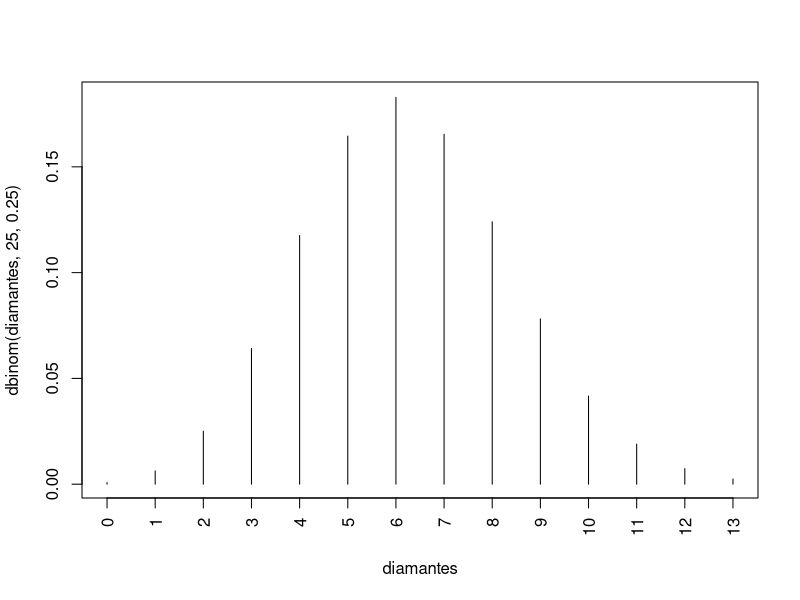
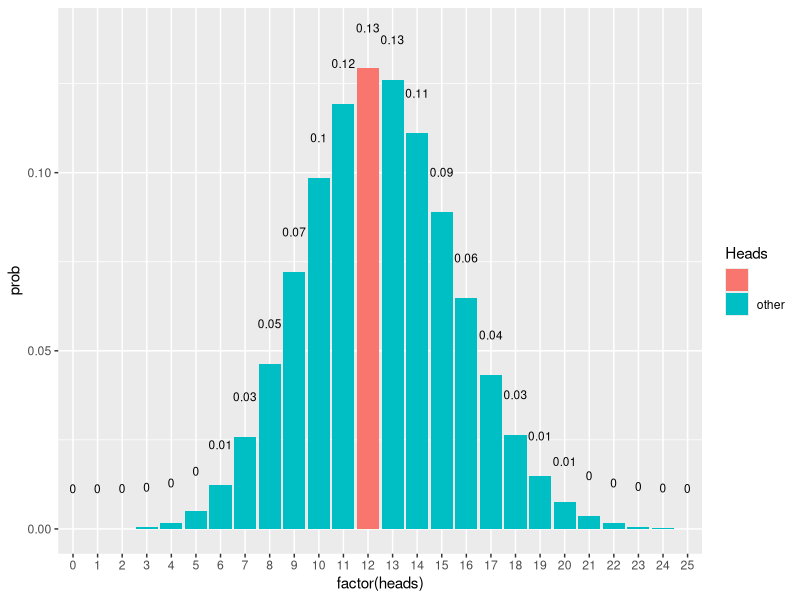
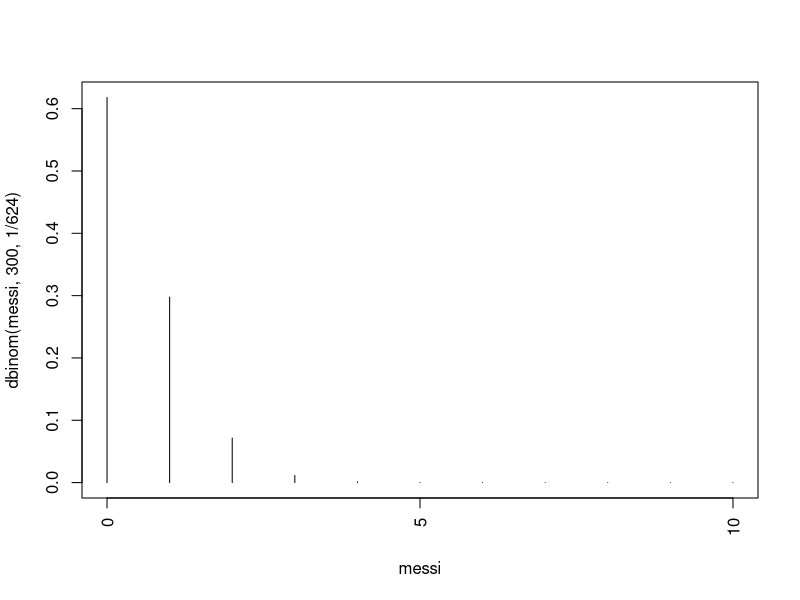
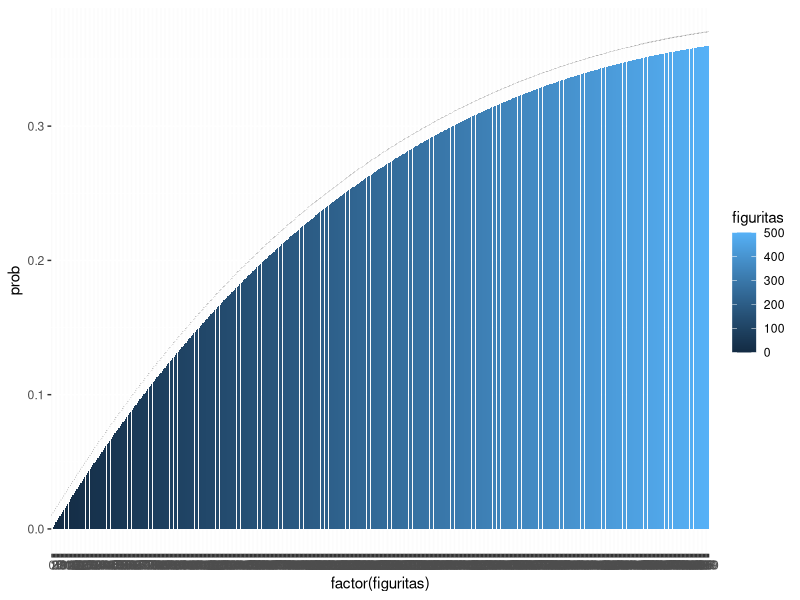
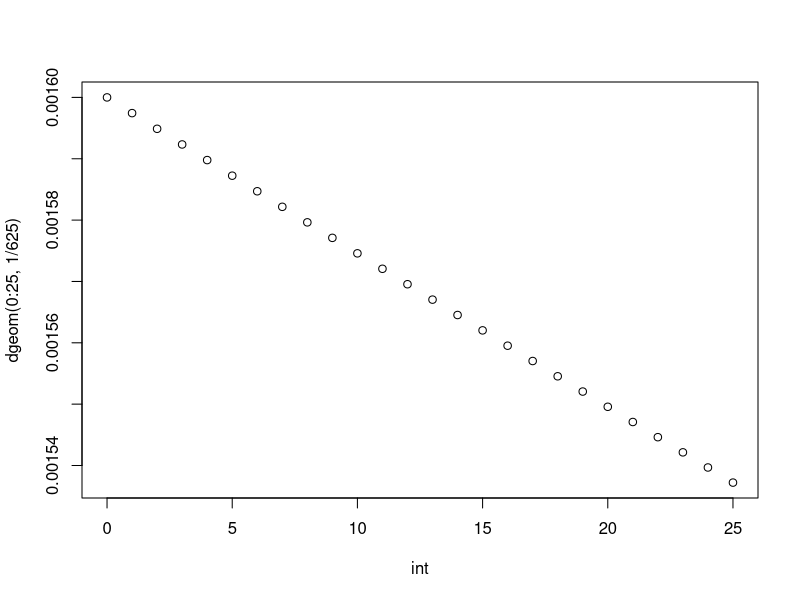

Recreate these plots in R, in order.
options(scipen=999) 
diamantes <- c(0:13)
plot(diamantes, dbinom(diamantes, 25, 0.25),
     type='h',
     xaxt="n")
axis(1, at = seq(0, 13, by = 1), las=2)

#############################################################

library(tidyverse)
heads = 0:25

data.frame(heads, prob = dbinom(heads, 50, 0.25)) %>%
  mutate(Heads = ifelse(heads == 12, "", "other")) %>%
  ggplot(aes(x = factor(heads), y = prob, fill = Heads)) +
  geom_col() +
  geom_text(
    aes(label = round(prob,2), y = prob + 0.01),
    position = position_dodge(0.9),
    size = 3,
    vjust = 0
  )


#############################################################

messi <- c(0:10)
plot(messi, dbinom(messi, 300, 1/624),
     type='h',
     xaxt="n")
axis(1, at = seq(0, 10, by = 5), las=2)

data.frame(figuritas=0:500, prob= dbinom(1, 0:500, 1/625))  %>%
  ggplot(aes(x = factor(figuritas), y = prob, fill = figuritas)) +
  geom_col() +
  geom_text(
    aes(label = round(prob,1), y = prob + 0.01),
    position = position_dodge(0.9),
    size = 0.25,
    vjust = 0
  )

#############################################################
int = 0:25
plot(int, dgeom(0:25, 1/625))






a = (0.78 * 0.7179) / ((0.78 * 0.7179) + ((1 - 0.82) * (1-0.7179)))
0.56 / a                                       

0.1*0.2
log(0.05) / log(0.72)
